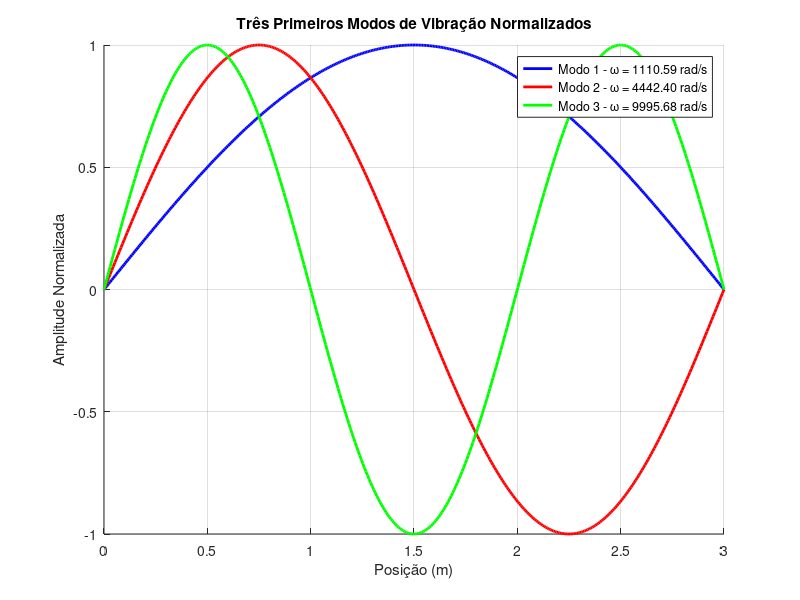

This figure's MATLAB source:
clear all
close all
clc

L_total = 3; % m
n_sections = 20;
L = L_total / n_sections; % m

E_beam = 200e9; % Pa
I_beam = 8 * 10^(-4); % m^4
A_beam = 2 * 10^(-2); % m^2
rho_beam = 7800; % kg/m^3

K = zeros((n_sections + 1) * 2);
M = zeros((n_sections + 1) * 2);

for n = 1:n_sections
    % E = 1
    % I = 1
    % A = 1
    % rho = 420
    % L = 1

    K_e = ((E_beam * I_beam) / L^3) * [12, 6 * L, -12, 6 * L;
                                    6 * L, 4 * L^2, -6 * L, 2 * L^2;
                                    -12, -6 * L, 12, -6 * L;
                                    6 * L, 2 * L^2, -6 * L, 4 * L^2];

    M_e = ((rho_beam * A_beam * L) / 420) * [156, 22 * L, 54, -13 * L;
                                        22 * L, 4 * L^2, 13 * L, -3 * L^2;
                                        54, 13 * L, 156, -22 * L;
                                        -13 * L, -3 * L^2, -22 * L, 4 * L^2];

    for i = 1:4

        for j = 1:4
            I = i + (n - 1) * 2;
            J = j + (n - 1) * 2;
            K(I, J) = K(I, J) + K_e(i, j);
            M(I, J) = M(I, J) + M_e(i, j);
        end

    end

end

% Condicoes de contorno
% D1 = D2 = D3 = 0

% Condições de contorno
K_reduzido = K;
M_reduzido = M;

D0 = [1, n_sections * 2 + 1];

K_reduzido(D0, :) = [];
K_reduzido(:, D0) = [];
M_reduzido(D0, :) = [];
M_reduzido(:, D0) = [];

[D_aux, Lambda_aux] = eig(M_reduzido \ K_reduzido);

[lambda, ind] = sort(diag(Lambda_aux));
Lambda = Lambda_aux(ind, ind);
D_reduzido = D_aux(:, ind);

% % Divide cada valor de D pelo primeiro valor de cada coluna
% for i = 1:size(D_reduzido, 2)
%     if D_reduzido(1, i) ~= 0
%         D_reduzido(:, i) = D_reduzido(:, i) / D_reduzido(1, i);
%     else
%         error('Division by zero detected: D(1, %d) is zero.', i);
%     end
% end

% Reinserindo os valores de D
D_modes = zeros((n_sections + 1) * 2, size(D_reduzido, 2));
remaining_indices = setdiff(1:(n_sections + 1) * 2, D0);
D_modes(remaining_indices, :) = D_reduzido;

modes = sqrt(diag(Lambda))
% % Print frequencias naturais
% fprintf('Frequencias naturais:\n');
% for i = 1:length(modes)
%     fprintf('w_%d = %.4f\n', i, modes(i));
% end

% Plotar os 3 primeiros modos naturais normalizados

figure;
hold on;
colors = {'b', 'r', 'g'}; % Different colors for each mode
legends = {};

for mode_index = 1:min(3, size(modes))
    % Reset variables for each mode
    deformation = zeros(1, n_sections * 21); % Pre-allocate for better performance
    X = zeros(1, n_sections * 21);
    aux_i = 0;

    for n = 1:n_sections
        for x_ratio = 0:0.05:1% More points for smoother plot
            aux_i = aux_i + 1;
            x = x_ratio * L;

            % Get the modal displacements for this mode
            v1 = D_modes(n * 2 - 1, mode_index);
            theta1 = D_modes(n * 2, mode_index);
            v2 = D_modes(n * 2 + 1, mode_index);
            theta2 = D_modes(n * 2 + 2, mode_index);

            X(aux_i) = x + (n - 1) * L;
            deformation(aux_i) = v1 + theta1 * x + (-(2 * theta1 + theta2) / L - (3 / L^2) * (v1 - v2)) * x^2 + ((theta1 + theta2) / L^2 + (2 / L^3) * (v1 - v2)) * x^3;
        end
    end
    
    % Normalize the mode shape to have maximum amplitude of 1
    max_abs_deformation = max(abs(deformation));
    if max_abs_deformation > 0
        deformation = deformation / max_abs_deformation;
    end

    % Plot each mode with a different color
    plot(X, deformation, colors{mode_index}, 'LineWidth', 2);
    legends{end+1} = ['Modo ' num2str(mode_index) ' - ω = ' num2str(modes(mode_index), '%.2f') ' rad/s'];
end

title('Três Primeiros Modos de Vibração Normalizados');
xlabel('Posição (m)');
ylabel('Amplitude Normalizada');
legend(legends);
grid on;
